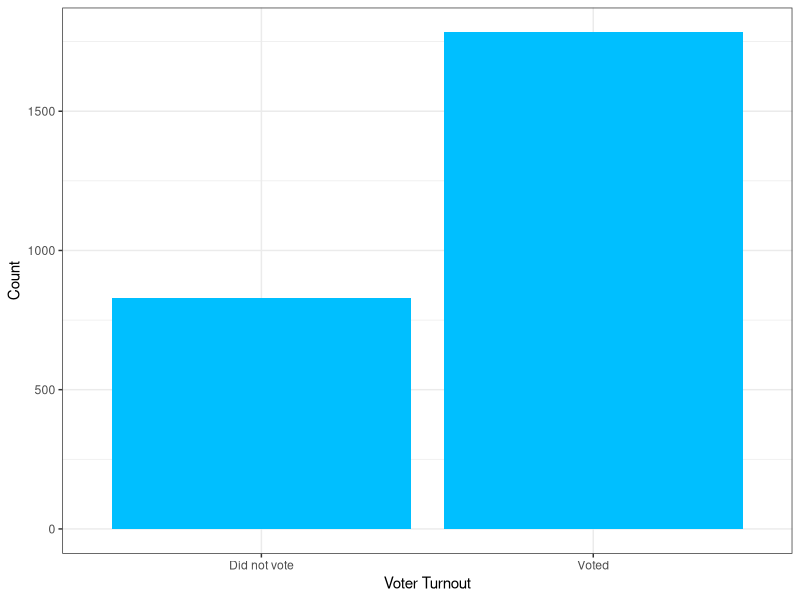
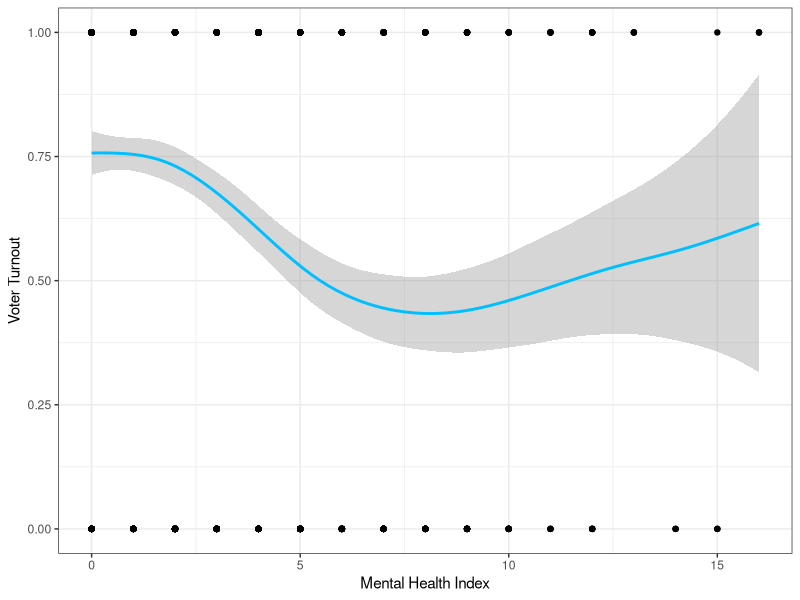
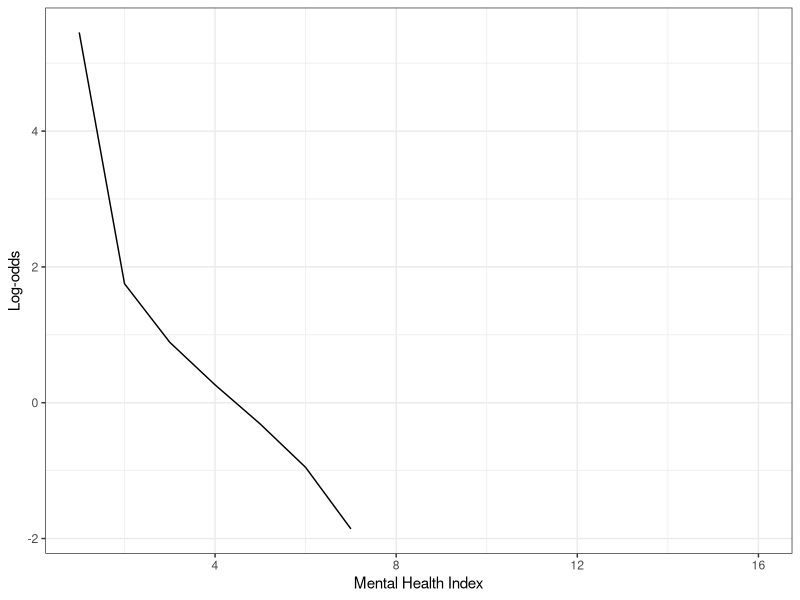
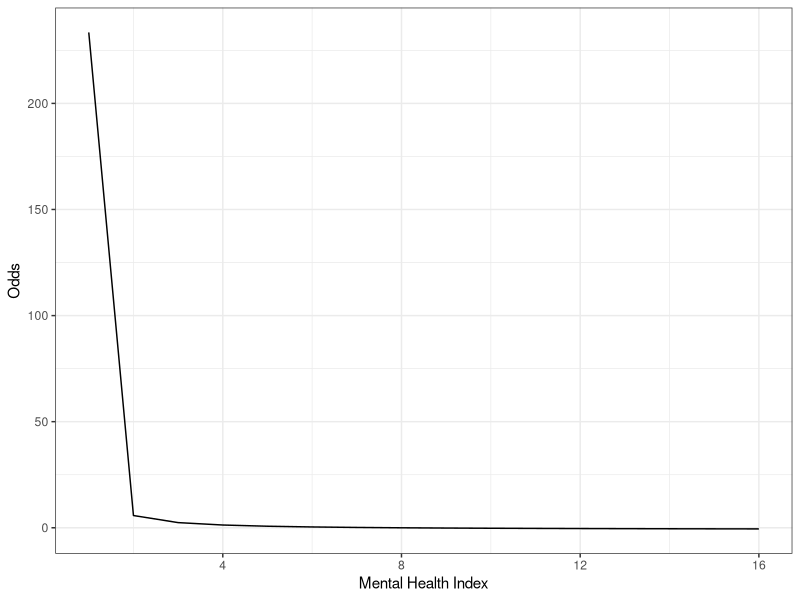
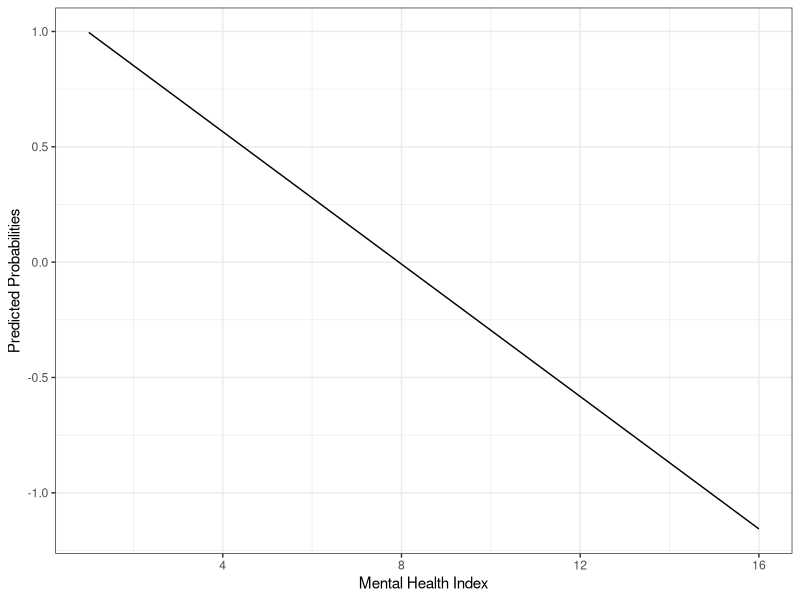

These figures' R source, in order: (Note: this script raises an error after producing the figures.)
## ---- chunk 1
knitr::opts_chunk$set(cache = TRUE, warning = FALSE, message = FALSE)
library(tidyverse)
library(broom)
library(modelr)
library(knitr)
library(caret)

theme_set(theme_bw())
## ---- chunk 2
health <- read.csv("./data/mental_health.csv")
## ---- chunk 3
health %>% 
  filter(!is.na(vote96)) %>%
  ggplot() + 
  geom_bar(aes(x = factor(vote96)), fill = "deepskyblue1") + 
  labs(x = "Voter Turnout", 
       y = "Count") + 
  scale_x_discrete(breaks = c(0,1), 
                   labels = c("Did not vote", "Voted"))
## ---- chunk 4

health %>%
  filter(!is.na(mhealth_sum) & !is.na(vote96)) %>%
  ggplot(aes(x = mhealth_sum, y = vote96)) + 
  geom_point() + 
  geom_smooth(model = "lm", color = "deepskyblue1") + 
  labs(x = "Mental Health Index", 
       y = "Voter Turnout")

## ---- chunk 5
m_voter <- glm(vote96 ~ mhealth_sum, data = health, family = binomial)
summary(m_voter)
## ---- chunk 6
prob2odds <- function(x){
  x / (1 - x)
}

prob2logodds <- function(x){
  log(prob2odds(x))
}

health <- health %>%
  filter(!is.na(mhealth_sum) & mhealth_sum > 0) %>%
  add_predictions(m_voter) %>% 
  mutate(logodds = prob2logodds(pred), 
         odds = prob2odds(pred)) 

health %>% 
  ggplot(aes(x = mhealth_sum, y = logodds)) + 
  geom_line() + 
  labs(x = "Mental Health Index", 
       y = "Log-odds") 
## ---- chunk 7
exp(-0.114)

health %>% 
  ggplot(aes(x = mhealth_sum, y = odds)) + 
  geom_line() + 
  labs(x = "Mental Health Index", 
       y = "Odds") 


## ---- chunk 8
health %>% 
  ggplot(aes(x = mhealth_sum, y = pred)) + 
  geom_line() + 
  labs(x = "Mental Health Index", 
       y = "Predicted Probabilities") 

probability <- function(x, y){ 
  exp(1.13921 - 0.14348*y)/(1 + exp(1.13921 - 0.14348*y)) - exp(1.13921 - 0.14348*x)/(1+exp(1.13921 - 0.14348*x))
}
cat("First Difference from an increase in mental health index = ", probability(1,2))
cat("First Difference from an increase in mental health index = ", probability(5,6))

## ---- chunk 9
logit2prob <- function(x){
  exp(x) / (1 + exp(x))
} #logit2prob function

getmode <- function(v) {
   uniqv <- unique(v)
   uniqv[which.max(tabulate(match(v, uniqv)))]
} # determining best model 

mh_accuracy <- health %>%
  filter(!is.na(mhealth_sum & !is.na(vote96))) %>%
  add_predictions(m_voter) %>%
  mutate(pred2 = logit2prob(pred),
         pred2 = as.numeric(pred > .5))

mean(mh_accuracy$vote96 == mh_accuracy$pred2, na.rm = TRUE) #accuracy rate

# function to calculate PRE for a logistic regression model
PRE <- function(model){
  # get the actual values for y from the data
  y <- model$y
  
  # get the predicted values for y from the model
  y.hat <- round(model$fitted.values)
  
  # calculate the errors for the null model and your model
  E1 <- sum(y != median(y))
  E2 <- sum(y != y.hat)
  
  # calculate the proportional reduction in error
  PRE <- (E1 - E2) / E1
  return(PRE)
}

PRE(m_voter)

confusionMatrix(mh_accuracy$pred2, mh_accuracy$vote96)

## ---- chunk 10
health %>% 
  filter(!is.na(vote96)) %>%
  ggplot() + 
  geom_histogram(aes(x = vote96, y = ..density..), fill = "deepskyblue1", na.rm = TRUE) + 
  labs(x = "Voter Turnout") + 
  scale_x_continuous(breaks = c(0,1), 
                   labels = c("Did not vote", "Voted")) #fix density

## ---- chunk 11
voter <- glm(vote96 ~ mhealth_sum + age + educ + black + female + married + inc10, data = health, family = binomial)

summary(voter)
